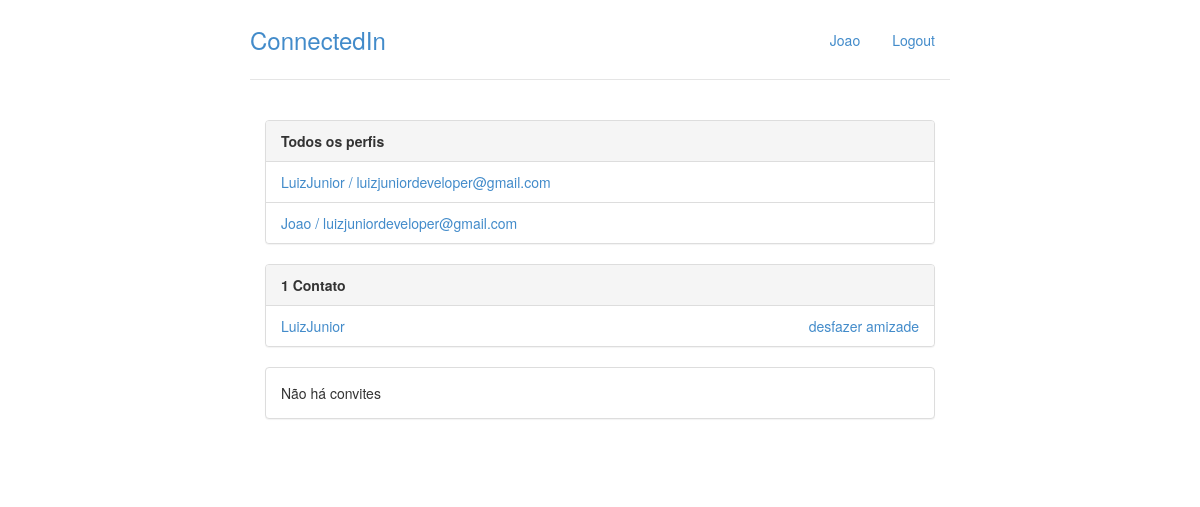
Before: /perfil/ (signed in) with the older database file.
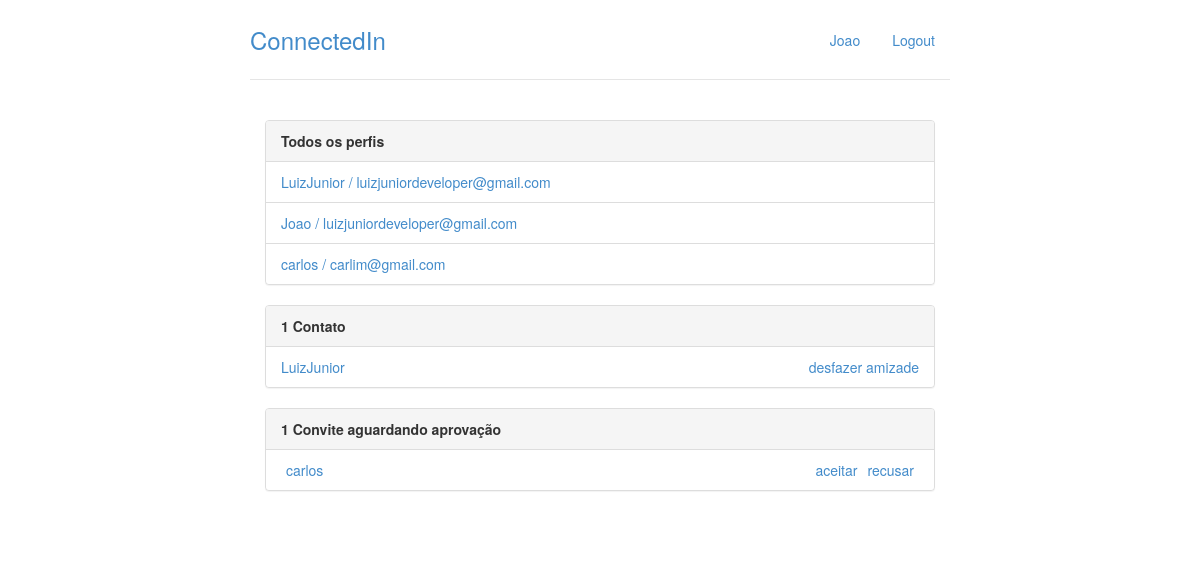
After: the same page with the newer database file.
### perfis/models.py (models this page shows, shortened)
class Perfil(models.Model):
    nome = models.CharField(max_length=255, null=False)
    telefone = models.CharField(max_length=20, null= False)
    nome_empresa = models.CharField(max_length=255, null=False)
    contatos = models.ManyToManyField('Perfil')
    usuario = models.OneToOneField(User, null=True ,related_name="perfil", on_delete= models.CASCADE)
    @property
    def email(self):
        return self.usuario.email
    def __str__(self):
        return self.nome

class Convite(models.Model):
    solicitante = models.ForeignKey(Perfil,on_delete=models.CASCADE,related_name='convites_feitos' )
    convidado = models.ForeignKey(Perfil, on_delete= models.CASCADE, related_name='convites_recebidos')

### perfis/views.py (the view)
# urls.py: path('perfil/', perfil ,name='my_perfil'),
@login_required
def perfil(request):
	return render(request, 'index.html',{'perfis' : Perfil.objects.all(),
										 'perfil_logado' : get_perfil_logado(request)})

### perfis/views.py (called while the page is built)
@login_required
def get_perfil_logado(request):
	return request.user.perfil

### perfis/templates/index.html (shortened to what this page needs)
{% extends 'base.html' %}
{% block body %}
<div class="col-lg-12">
	<div class="panel panel-default">
		<div class="panel-heading">
			<strong>Todos os perfis</strong>
		</div>
		{% if perfis %}
		<ul class="list-group">
			{% for perfil in perfis %}
				<li class="list-group-item">
					<a href = "{% url 'exibir' perfil.id %}">	{{ perfil.nome }} / {{ perfil.email }}
					</a>
				</li>
			{% endfor %}
		{% else %}
			<p>Não há perfis cadastrados</p>
		{% endif %}
		</ul>
	</div>
    <div class="panel panel-default">
        {% with total=perfil_logado.contatos.count %}
            {% if total %}
                <div class="panel-heading">
                    <strong> {{ total }}
                        Contato{{ total|pluralize }}
                    </strong>
                </div>
                <ul class="list-group">
                    {% for perfil in perfil_logado.contatos.all %}
                        <li class = "list-group-item">
                            <a href = "{% url 'exibir' perfil.id %}">
                                {{ perfil }}
                            </a>
                            <a class="pull-right" href="{% url 'desfazer' perfil.id %}">
                                desfazer amizade
                            </a>
                        </li>
                    {% endfor %}
                </ul>
            {% else %}
                <div class="panel-body">
                    Não há contatos :(
                </div>
            {% endif %}
        {% endwith %}
    </div>
    <div class="panel panel-default">
        {% with total=perfil_logado.convites_recebidos.count %}
            {% if total %}
                <div class="panel-heading">
                    <strong> {{ total }}
                    Convite{{ total|pluralize }} aguardando aprovação</strong>
                </div>
                <ul class="list-group">
                    {% for convite in perfil_logado.convites_recebidos.all %}
                        <li class = "list-group-item">
                           <ul class = "list-inline">
                                <li class = "list-inline-item">
                                    <a href = "{% url 'exibir' convite.solicitante.id %}">
                                        {{convite.solicitante.nome}}
                                    </a>
                                </li>
                                <li class = "list-inline-item pull-right">
                                    <a href = "{% url 'recusar' convite.id %}">recusar</a>
                                </li>
                                <li class = "list-inline-item pull-right">
                                    <a href = "{% url 'aceitar' convite.id %}">aceitar</a>
                                </li>
                        </li>
                    {% endfor %}
                </ul>
            {% else %}
                <div class="panel-body">
                    Não há convites
                </div>
            {% endif %}
        {% endwith %}
    </div>
</div>
{% endblock %}

### perfis/templates/base.html (shortened to what this page needs)
{% load static %}
<!doctype html>
<html lang = "pt-br">
	<head>
		<link rel="stylesheet"
			 href="{% static 'styles/bootstrap.css' %}">
		<link rel="stylesheet"
			 href="{% static 'styles/main.css' %}">
	</head>
	<body>
		<div class="container">
			<div class = "header">
				<ul class = "nav nav-pills pull-right">
					<li><a href = "{% url 'my_perfil' %}">{{ perfil_logado.nome }}</a></li>
					<li><a href = "{% url 'logout'%}">Logout</a></li>
				</ul>
				<h3 class = "text-muted">
					<a href="{% url 'timeline' %}">
						ConnectedIn
					</a>
				</h3>
			</div>
			<div class="row content">
				{% block body%}
				{% endblock %}
			</div>
		</div>
	</body>
</html>

Changed rows visible on the page:
added Perfil: nome "carlos", email "carlim@gmail.com", shown under "ConnectedIn"
added Convite: solicitante.nome "carlos"
Other visible differences:
{{ total }}: (not shown) → "1"
text no longer shown: "Não há convites"
text now shown: "Convite aguardando aprovação"
